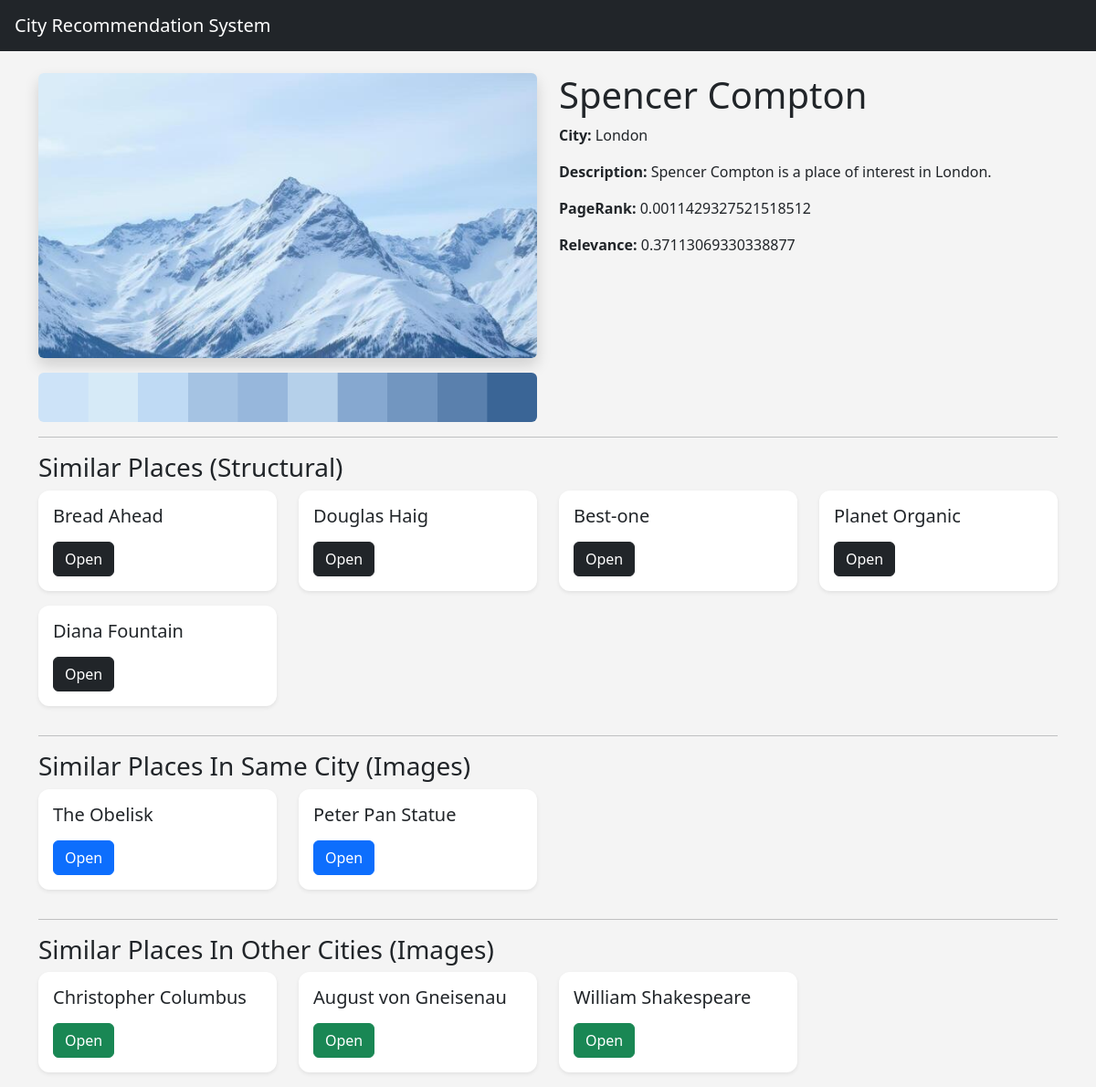
The app's page /place/2 with its own data.
### tables this page shows
CREATE TABLE images (
    image_id INTEGER PRIMARY KEY AUTOINCREMENT,
    place_id INTEGER,
    image_name TEXT,
    image_path TEXT,
    palette_path TEXT,
    feature_vector TEXT,
    image_class TEXT,
    FOREIGN KEY(place_id) REFERENCES places(place_id)
);

CREATE TABLE places (
    place_id INTEGER PRIMARY KEY,
    city_id INTEGER,
    name TEXT,
    lat REAL,
    lon REAL,
    description TEXT,
    pagerank_score REAL,
    relevance_score REAL,
    has_image INTEGER DEFAULT 0,
    FOREIGN KEY(city_id) REFERENCES cities(city_id)
);

CREATE TABLE cities (
    city_id INTEGER PRIMARY KEY AUTOINCREMENT,
    name TEXT UNIQUE
);

### app.py (the view)
@app.route('/place/<int:place_id>')
def place(place_id):
    place = get_place(place_id)
    image = get_place_image(place_id)
    structural = get_recommendations(
        place_id,
    'structural'
    )
    same_city = get_recommendations(
        place_id,
    'image',
        same_city=True
    )
    other_city = get_recommendations(
        place_id,
    'image',
        same_city=False
    )
    return render_template(
        'place.html',
        place=place,
        image=image,
        structural=structural,
        same_city=same_city,
        other_city=other_city
    )

### database/database.py (called while the page is built)
def get_connection():
    conn = sqlite3.connect(DATABASE)
    conn.row_factory = sqlite3.Row
    return conn

### services/database_service.py (called while the page is built)
def get_place(place_id):
    conn = get_connection()
    cursor = conn.cursor()
    cursor.execute('''
     SELECT
        p.*,
        c.name as city_name
     FROM places p
     JOIN cities c
     ON p.city_id = c.city_id
     WHERE p.place_id=?
     ''', (place_id,))
    result = cursor.fetchone()
    conn.close()
    return result

def get_place_image(place_id):
    conn = get_connection()
    cursor = conn.cursor()
    cursor.execute('''
     SELECT *
     FROM images
     WHERE place_id=?
     LIMIT 1
     ''', (place_id,))
    result = cursor.fetchone()
    conn.close()
    return result

### templates/place.html (shortened to what this page needs)
{% extends 'base.html' %}
{% block content %}
<div class="row">
    <div class="col-md-6">
        {% if image %}
        <img
            src="{{ url_for('static', filename=image.image_path) }}"
            class="img-fluid rounded shadow"
        >
        <img
            src="{{ url_for('static', filename=image.palette_path) }}"
            class="img-fluid mt-3 rounded"
        >
        {% else %}
        <div class="placeholder-image">
            No image available
        </div>
        {% endif %}
    </div>
    <div class="col-md-6">
        <h1>{{ place.name }}</h1>
        <p>
            <strong>City:</strong>
            {{ place.city_name }}
        </p>
        <p>
            <strong>Description:</strong>
            {{ place.description }}
        </p>
        <p>
            <strong>PageRank:</strong>
            {{ place.pagerank_score }}
        </p>
        <p>
            <strong>Relevance:</strong>
            {{ place.relevance_score }}
        </p>
    </div>
</div>
<hr>
<h3>Similar Places (Structural)</h3>
<div class="row">
{% for item in structural %}
<div class="col-md-3 mb-3">
    <div class="card shadow-sm h-100">
        <div class="card-body">
            <h5>{{ item.name }}</h5>
            <a
                href="/place/{{ item.place_id }}"
                class="btn btn-dark"
            >
                Open
            </a>
        </div>
    </div>
</div>
{% endfor %}
</div>
<hr>
<h3>Similar Places In Same City (Images)</h3>
<div class="row">
{% for item in same_city %}
<div class="col-md-3 mb-3">
    <div class="card shadow-sm h-100">
        <div class="card-body">
            <h5>{{ item.name }}</h5>
            <a
                href="/place/{{ item.place_id }}"
                class="btn btn-primary"
            >
                Open
            </a>
        </div>
    </div>
</div>
{% endfor %}
</div>
<hr>
<h3>Similar Places In Other Cities (Images)</h3>
<div class="row">
{% for item in other_city %}
<div class="col-md-3 mb-3">
    <div class="card shadow-sm h-100">
        <div class="card-body">
            <h5>{{ item.name }}</h5>
            <a
                href="/place/{{ item.place_id }}"
                class="btn btn-success"
            >
                Open
            </a>
        </div>
    </div>
</div>
{% endfor %}
</div>
{% endblock %}

### static/css/style.css (style rules this page uses)
body { background-color: #f4f4f4; }
.card { border: none; border-radius: 12px; }

### records on screen
images: image_path (picture), palette_path (picture)
places: name "Spencer Compton", description "Spencer Compton is a place of interest in London.", pagerank_score "0.0011429327521518512", relevance_score "0.37113069330338877"
cities: city_name "London"
places: name "Bread Ahead"
places: name "Douglas Haig"
places: name "Best-one"
places: name "Planet Organic"
places: name "Diana Fountain"
places: name "The Obelisk"
places: name "Peter Pan Statue"
places: name "Christopher Columbus"
places: name "August von Gneisenau"
places: name "William Shakespeare"
